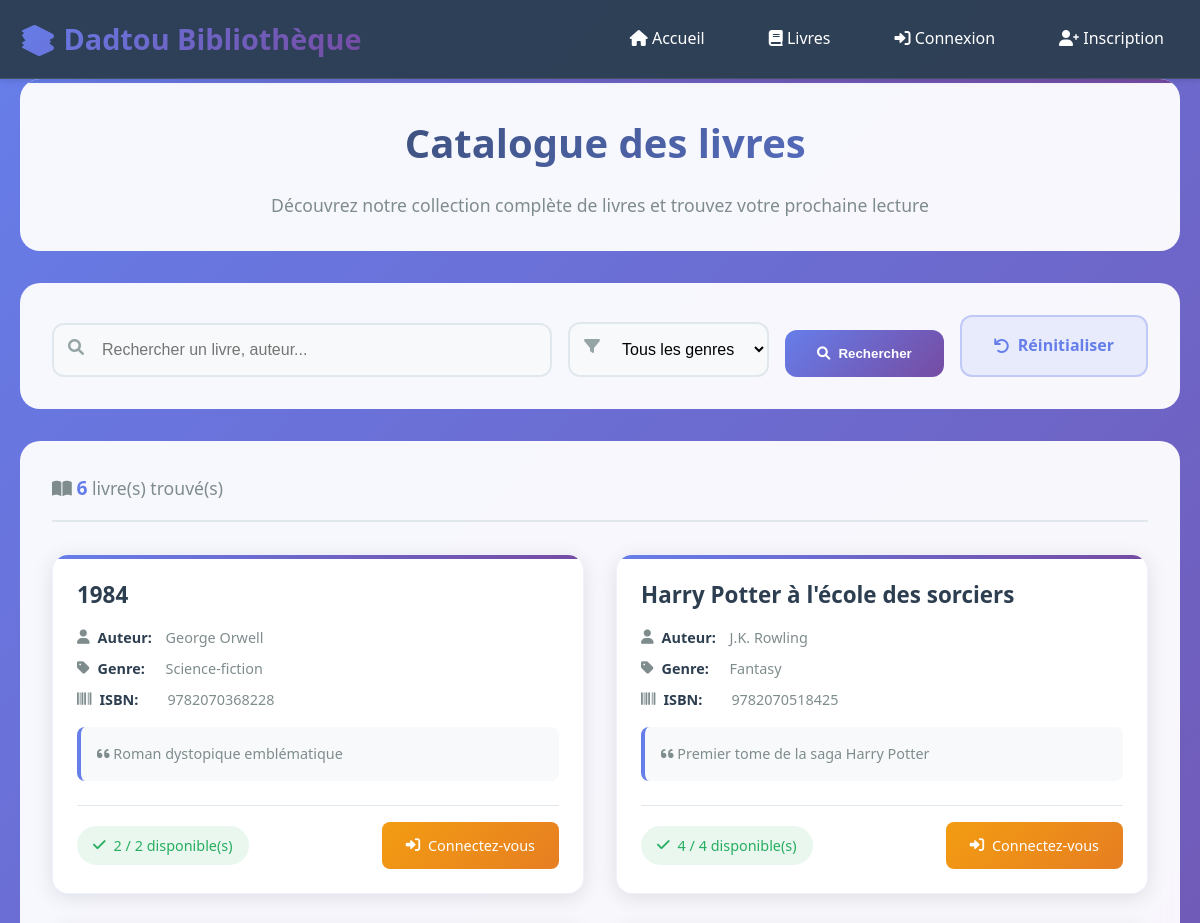
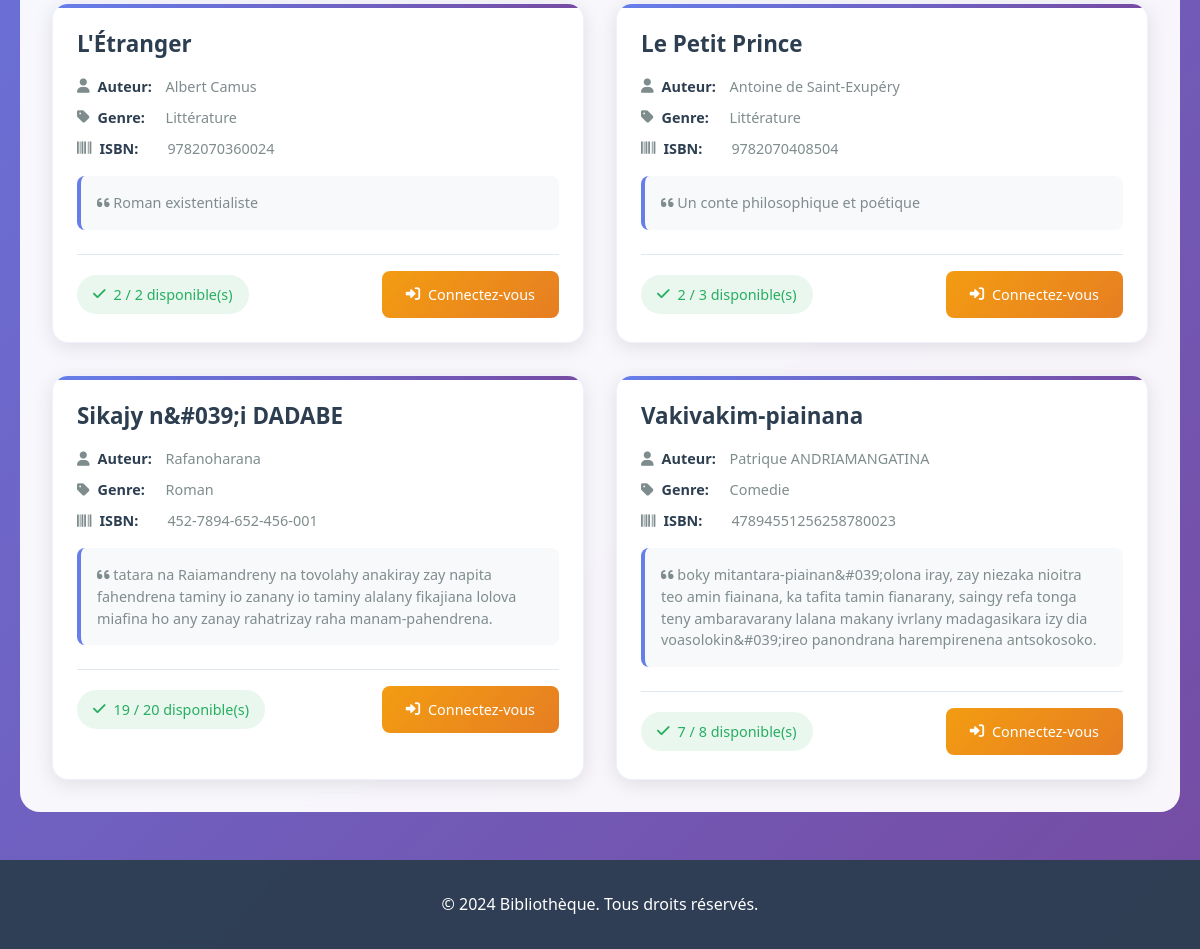
The app's page /livres.php with its own data (2 pictures, top to bottom).
### tables this page shows
CREATE TABLE `livres` (
  `id` int(11) NOT NULL,
  `titre` varchar(255) NOT NULL,
  `auteur` varchar(255) NOT NULL,
  `isbn` varchar(20) DEFAULT NULL,
  `genre` varchar(100) DEFAULT NULL,
  `description` text DEFAULT NULL,
  `stock_total` int(11) DEFAULT 1,
  `stock_disponible` int(11) DEFAULT 1,
  `image_couverture` varchar(255) DEFAULT NULL,
  `date_ajout` timestamp NOT NULL DEFAULT current_timestamp()
);

### auth.php (called while the page is built, shortened)
<?php
function is_logged_in() {
    return isset($_SESSION['user_id']);
}

### livres.php (the view, shortened to what this page needs)
<?php
require_once 'auth.php';
$search = isset($_GET['search']) ? sanitize_input($_GET['search']) : '';
$sql = "SELECT * FROM livres WHERE 1=1";
$params = [];
$sql .= " ORDER BY titre ASC";
$stmt = $pdo->prepare($sql);
$stmt->execute($params);
$livres = $stmt->fetchAll(PDO::FETCH_ASSOC);
?>
<!DOCTYPE html>
<html lang="fr">
<head>
    <link rel="stylesheet" href="css/style.css">
    <link href="https://cdnjs.cloudflare.com/ajax/libs/font-awesome/6.0.0/css/all.min.css" rel="stylesheet">
</head>
<body>
    <header>
        <nav class="container">
            <div class="logo">📚 Dadtou Bibliothèque</div>
            <ul class="nav-links">
                <li><a href="index.php"><i class="fas fa-home"></i> Accueil</a></li>
                <li><a href="livres.php"><i class="fas fa-book"></i> Livres</a></li>
                <?php if (is_logged_in()): ?>
                    <li><a href="profil.php"><i class="fas fa-user"></i> Mon Profil</a></li>
                    <?php if (is_admin()): ?>
                        <li><a href="admin/reservations.php"><i class="fas fa-cog"></i> Admin</a></li>
                    <?php endif; ?>
                    <li><a href="logout.php"><i class="fas fa-sign-out-alt"></i> Déconnexion</a></li>
                <?php else: ?>
                    <li><a href="login.php"><i class="fas fa-sign-in-alt"></i> Connexion</a></li>
                    <li><a href="register.php"><i class="fas fa-user-plus"></i> Inscription</a></li>
                <?php endif; ?>
            </ul>
        </nav>
    </header>
    <main class="container">
        <div class="hero-section">
            <h1><i class="fas fa-books"></i> Catalogue des livres</h1>
            <p>Découvrez notre collection complète de livres et trouvez votre prochaine lecture</p>
        </div>
        <div class="search-section">
            <form method="GET" class="search-form">
                <div class="search-group">
                    <input type="text" name="search" placeholder="Rechercher un livre, auteur..."
                           value="<?php echo htmlspecialchars($search); ?>">
                    <i class="fas fa-search"></i>
                </div>
                <div class="search-group">
                    <select name="genre">
                        <option value="">Tous les genres</option>
                    </select>
                    <i class="fas fa-filter"></i>
                </div>
                <button type="submit" class="btn-search">
                    <i class="fas fa-search"></i> Rechercher
                </button>
                <a href="livres.php" class="btn-reset">
                    <i class="fas fa-undo"></i> Réinitialiser
                </a>
            </form>
        </div>
        <div class="results-section">
            <div class="results-header">
                <div class="results-count">
                    <i class="fas fa-book-open"></i>
                    <strong><?php echo count($livres); ?></strong> livre(s) trouvé(s)
                </div>
            </div>
            <?php if (empty($livres)): ?>
                <div class="no-results">
                    <i class="fas fa-search"></i>
                    <h3>Aucun livre trouvé</h3>
                    <p>Essayez de modifier vos critères de recherche ou consultez notre catalogue complet.</p>
                </div>
            <?php else: ?>
                <div class="books-grid">
                    <?php foreach ($livres as $livre): ?>
                        <div class="book-card">
                            <h3><?php echo htmlspecialchars($livre['titre']); ?></h3>
                            <div class="book-info-grid">
                                <div class="book-info-item">
                                    <i class="fas fa-user"></i>
                                    <strong>Auteur:</strong> <?php echo htmlspecialchars($livre['auteur']); ?>
                                </div>
                                <div class="book-info-item">
                                    <i class="fas fa-tag"></i>
                                    <strong>Genre:</strong> <?php echo htmlspecialchars($livre['genre']); ?>
                                </div>
                                <?php if (!empty($livre['isbn'])): ?>
                                <div class="book-info-item">
                                    <i class="fas fa-barcode"></i>
                                    <strong>ISBN:</strong> <?php echo htmlspecialchars($livre['isbn']); ?>
                                </div>
                                <?php endif; ?>
                            </div>
                            <div class="book-description">
                                <i class="fas fa-quote-left"></i>
                                <?php echo htmlspecialchars($livre['description']); ?>
                            </div>
                            <div class="book-actions">
                                <span class="stock-info <?php echo $livre['stock_disponible'] > 0 ? 'stock-available' : 'stock-unavailable'; ?>">
                                    <i class="fas fa-<?php echo $livre['stock_disponible'] > 0 ? 'check' : 'times'; ?>"></i>
                                    <?php echo $livre['stock_disponible']; ?> / <?php echo $livre['stock_total']; ?> disponible(s)
                                </span>
                                <?php if (is_logged_in()): ?>
                                    <?php if ($livre['stock_disponible'] > 0): ?>
                                        <a href="reserver.php?id=<?php echo $livre['id']; ?>" class="btn-reserve">
                                            <i class="fas fa-bookmark"></i> Réserver
                                        </a>
                                    <?php else: ?>
                                        <span class="btn-disabled">
                                            <i class="fas fa-times"></i> Indisponible
                                        </span>
                                    <?php endif; ?>
                                <?php else: ?>
                                    <a href="login.php" class="btn-login-required">
                                        <i class="fas fa-sign-in-alt"></i> Connectez-vous
                                    </a>
                                <?php endif; ?>
                            </div>
                        </div>
                    <?php endforeach; ?>
                </div>
            <?php endif; ?>
        </div>
    </main>
    <footer>
        <div class="container">
            <p>&copy; 2024 Bibliothèque. Tous droits réservés.</p>
        </div>
    </footer>
</body>
</html>

### CSS/style.css (style rules this page uses)
* { margin: 0; padding: 0; box-sizing: border-box; }
body { font-family: 'Segoe UI', Tahoma, Geneva, Verdana, sans-serif; line-height: 1.6; color: #333; background-color: #f4f4f4; }
.container { max-width: 1200px; margin: 0 auto; padding: 0 20px; }
header { background: #2c3e50; color: white; padding: 1rem 0; box-shadow: 0 2px 5px rgba(0,0,0,0.1); }
nav { display: flex; justify-content: space-between; align-items: center; }
.logo { font-size: 1.5rem; font-weight: bold; }
.nav-links { display: flex; list-style: none; gap: 2rem; }
.nav-links a { color: white; text-decoration: none; transition: color 0.3s; }
main { padding: 2rem 0; }
.books-grid { display: grid; grid-template-columns: repeat(auto-fill, minmax(300px, 1fr)); gap: 1.5rem; margin-top: 2rem; }
.book-card { background: white; border-radius: 8px; box-shadow: 0 2px 10px rgba(0,0,0,0.1); padding: 1.5rem; transition: transform 0.3s; }
.book-card h3 { color: #2c3e50; margin-bottom: 0.5rem; }
.stock-info { font-weight: bold; }
.stock-available { color: #27ae60; }
footer { background: #2c3e50; color: white; text-align: center; padding: 1rem 0; margin-top: 2rem; }

### records on screen
livres: titre "1984", auteur "George Orwell", genre "Science-fiction", isbn "9782070368228", description "Roman dystopique emblématique", stock_disponible "2", stock_total "2"
livres: titre "Harry Potter à l'école des sorciers", auteur "J.K. Rowling", genre "Fantasy", isbn "9782070518425", description "Premier tome de la saga Harry Potter", stock_disponible "4", stock_total "4"
livres: titre "L'Étranger", auteur "Albert Camus", genre "Littérature", isbn "9782070360024", description "Roman existentialiste", stock_disponible "2", stock_total "2"
livres: titre "Le Petit Prince", auteur "Antoine de Saint-Exupéry", genre "Littérature", isbn "9782070408504", description "Un conte philosophique et poétique", stock_disponible "2", stock_total "3"
livres: titre "Sikajy n&#039;i DADABE", auteur "Rafanoharana", genre "Roman", isbn "452-7894-652-456-001", description "tatara na Raiamandreny na tovolahy anakiray zay napita fahendrena taminy io zanany io taminy alalany fikajiana lolova miafina ho any zanay rahatrizay raha manam-pahendrena.", stock_disponible "19", stock_total "20"
livres: titre "Vakivakim-piainana", auteur "Patrique ANDRIAMANGATINA", genre "Comedie", isbn "47894551256258780023", description "boky mitantara-piainan&#039;olona iray, zay niezaka nioitra teo amin fiainana, ka tafita tamin fianarany, saingy refa tonga teny ambaravarany lalana makany ivrlany madagasikara izy dia voasolokin&#039;ireo panondrana harempirenena antsokosoko.", stock_disponible "7", stock_total "8"

### other values on screen
count($livres) "6"
